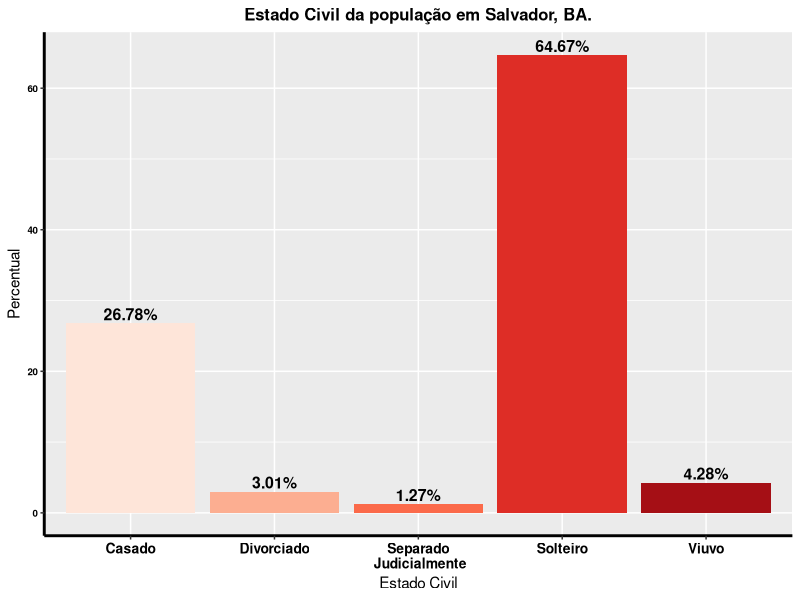

Write the R code that produced this figure.


library(ggplot2)
library(Cairo)
library(ggthemes)
library(RColorBrewer)
library(dplyr)


# dataset
estado_civil_agreg <- read.csv2("estado_civil_agreg.csv") # ok 

### Ajustando dataset ###

# ordenando eixo X
legenda_estadocivil <- c("Casado", "Divorciado", "Separado\n Judicialmente", "Solteiro", "Viuvo")


# filtrando ano e municipio
  estado_civil_v2 <- estado_civil_agreg %>% filter(Ano==2010) %>%
    filter(Municipios =="Salvador") %>%
    group_by(situacao_conjugal) %>% summarise(cont_civil=sum(total_civil))
  
# calculando a porcentagem
  estado_civil_v2 = mutate(estado_civil_v2,civil_percent = cont_civil/sum(cont_civil)*100 )
 
  
### grafico ###   
  ggplot(estado_civil_v2, aes(y=civil_percent,x=situacao_conjugal, fill=situacao_conjugal)) + 
    geom_bar(stat="identity") +
    geom_text(aes(label=sprintf("%1.2f%%",civil_percent)),size = 4, position =position_dodge(width=0.9),
              vjust=-0.25, color = 'black',fontface='bold') +
    theme(axis.title.x = element_text(colour = "black"),
          axis.title.y = element_text(colour = "black"),
          axis.text.y = element_text(face="bold", color="#000000", 
                                     size=7),
          axis.line = element_line(colour = "black", 
                                   size = 1, linetype = "solid"),
          axis.text=element_text(size=6, face="bold"),
          axis.text.x = element_text(face="bold",color="#000000", size=10),
          plot.title = element_text(colour = "black", size = 12, hjust=0.5, face="bold")) +
    labs(y="Percentual", x="Estado Civil", title="Estado Civil da população em Salvador, BA.") +
    scale_fill_brewer(palette = "Reds") +
    scale_x_discrete(labels = legenda_estadocivil) +
    guides(fill=FALSE)
  
  
  
